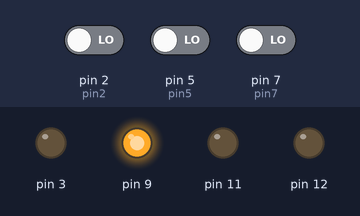
A sketch run on a simulated Arduino Uno, built with avr-gcc and run on an emulated ATmega328P. Parts: output pins drawn as LEDs (lit = HIGH). Inputs (shaded band) come from the test bench; at power-on: pin 5 (pin5) LOW, pin 7 (pin7) LOW, pin 2 (pin2) LOW.

Above: at 1.2 s.
1.3 s: pin 5 (pin5) driven HIGH
At 1.6 s:
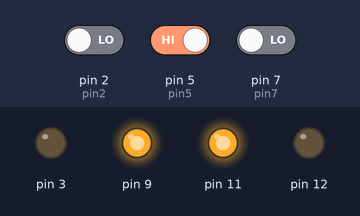
2.8 s: pin 7 (pin7) driven HIGH
At 3.9 s:
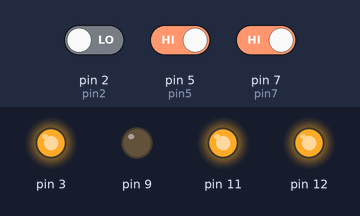
4.3 s: pin 5 (pin5) driven LOW
At 5.1 s:
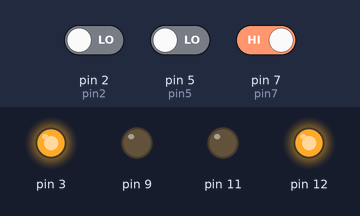
5.8 s: pin 7 (pin7) driven LOW
At 6.2 s:
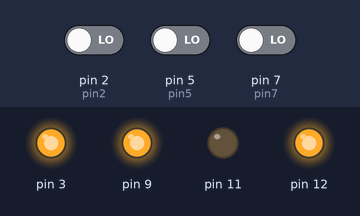
7.3 s: pin 5 (pin5) driven HIGH
At 8.6 s:
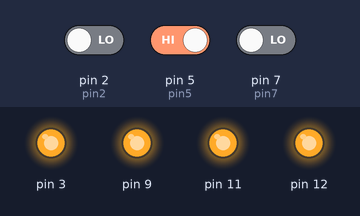
Timing chart, 0 to 10.3 s (numbered marks = the images above; inputs shaded):
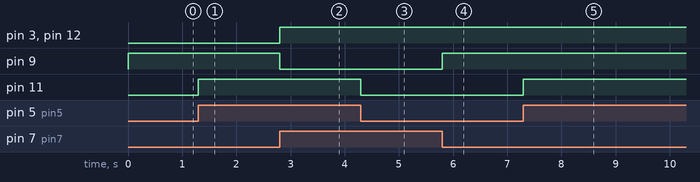

Measured:
- after the input at 1.3 s, pin 11: LOW → HIGH at once
- after the input at 2.8 s, pin 3, pin 12: LOW → HIGH at once; pin 9: HIGH → LOW at once
- after the input at 4.3 s, pin 11: HIGH → LOW at once
- after the input at 5.8 s, pin 9: LOW → HIGH at once
- after the input at 7.3 s, pin 11: LOW → HIGH at once

The sketch:

SetupTest.ino
```cpp
  //Pin setup
  int pin10 = 10; int pin10Val = 0;
  int pin7 = 7;   int pin7Val = 0;
  int pin5 = 5;   int pin5Val = 0;
  int pin2 = 2; int pin2Val = 2;


  //Sensor values
  int sensorValRaw = 0;
  float sensorValVolt = 0;
  float sensorValPres = 0;
  int sensorPin = A1;

void setup() {
  pinMode(pin10, INPUT);
  pinMode(pin7, INPUT);
  pinMode(pin5, INPUT);
  pinMode(pin2, INPUT);

  //Setup motor
  pinMode(12, OUTPUT);
  pinMode(9, OUTPUT);

  //Setup sensor
  pinMode(sensorPin, INPUT);

  Serial.begin(9600);
}

void loop() {
  //Start pump (Channel A)
  if(digitalRead(pin7) == HIGH){
    digitalWrite(12, HIGH);
    digitalWrite(9, LOW);
    analogWrite(3,255);
  } else { //Stop pump
    digitalWrite(9,HIGH);
  }

  //Open valve
  if(digitalRead(pin5) == HIGH){
    digitalWrite(13, HIGH);
    digitalWrite(8, LOW);
    analogWrite(11,255);
  } else{ //Close valve
    digitalWrite(8, HIGH);
    analogWrite(11,0);
  }

  if(digitalRead(pin2) == HIGH){
    sensorValRaw = analogRead(sensorPin);
    sensorValVolt = sensorValRaw * 4,8;
    sensorValPres = sensorValVolt / 6;

    //Display counts
    Serial.print(sensorValRaw);
    Serial.print(F(" counts"));
    Serial.print("\t");

    //Display value in millivonltage
    Serial.print(sensorValVolt);
    Serial.print(F(" mV"));
    Serial.print("\t\t");

    //Display value in mmHg
    Serial.print(sensorValPres);
    Serial.print(F(" mmHg"));
    Serial.print("\n");
    delay(100);
  }
}
```
